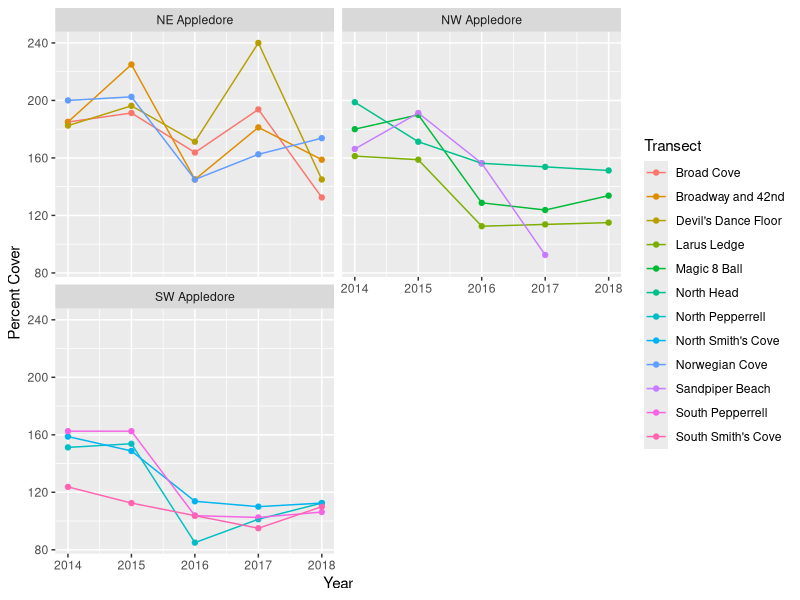
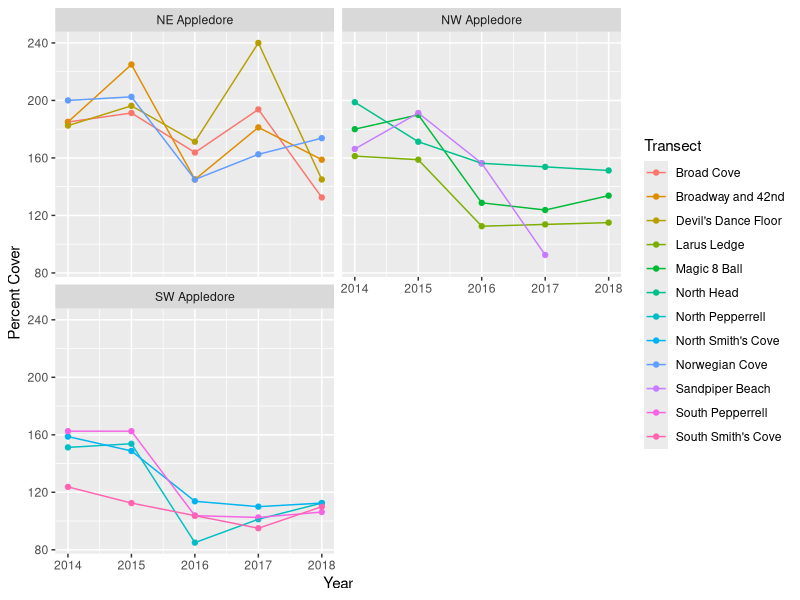
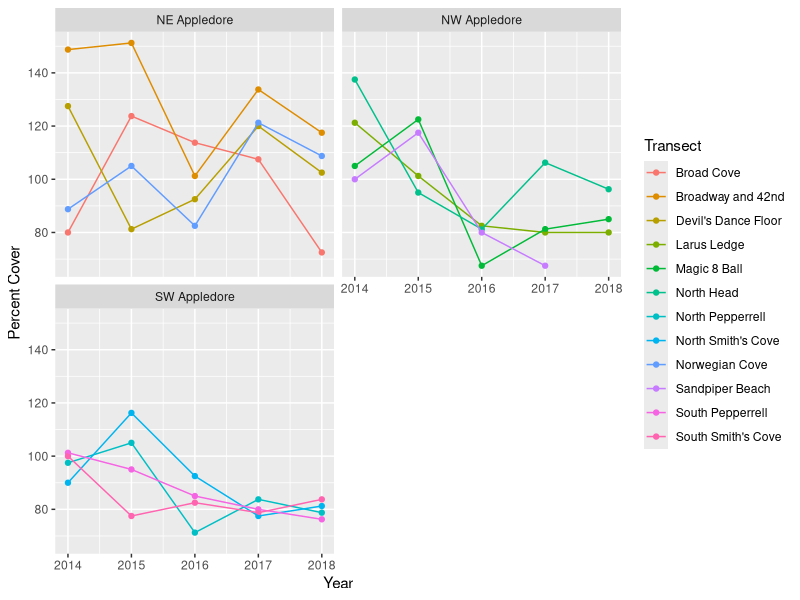
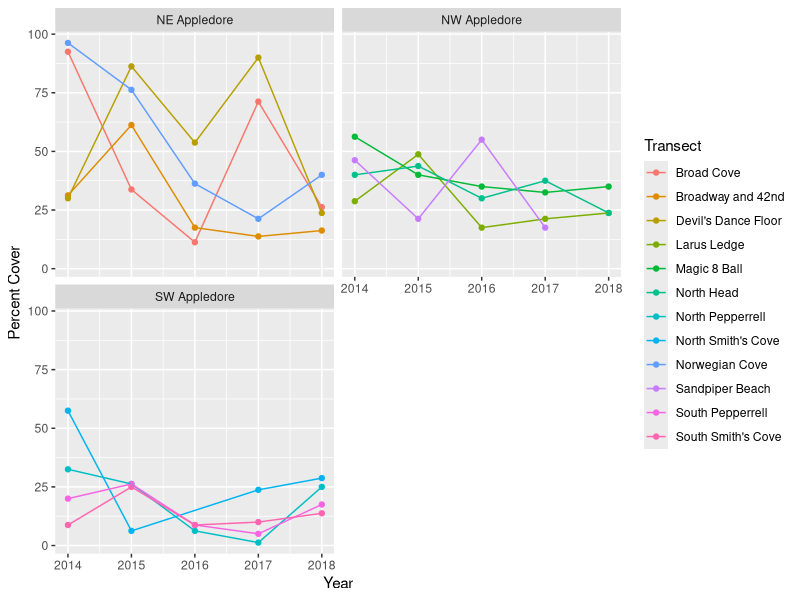
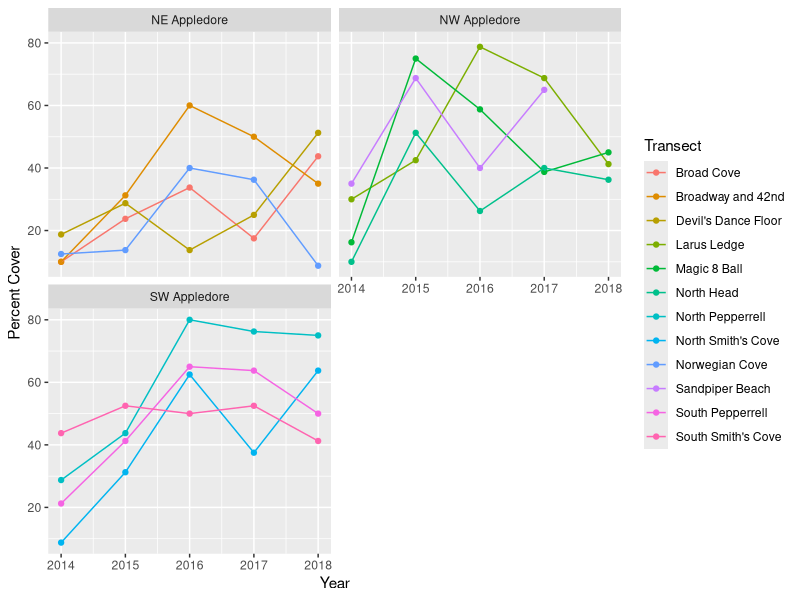
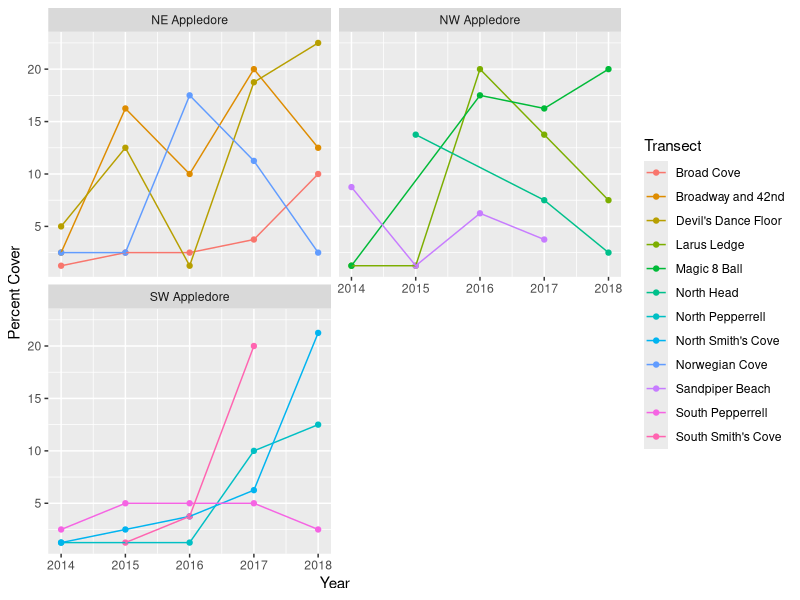
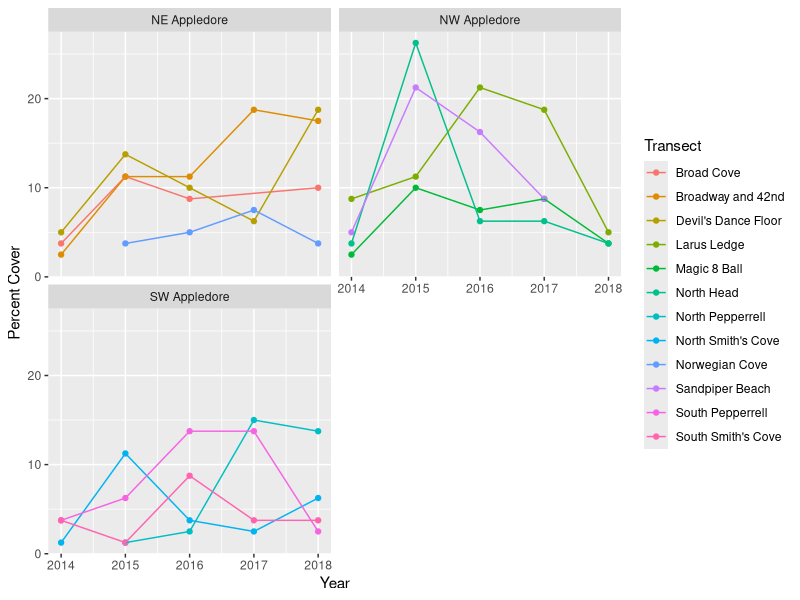
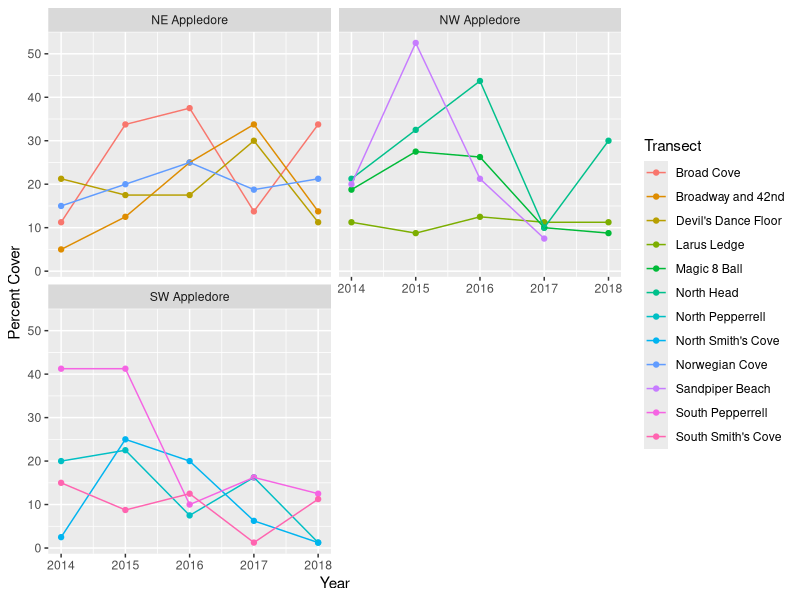

R code for these plots, in order:
## ---- chunk 1
knitr::opts_chunk$set(echo = TRUE, message = FALSE, warning = FALSE)
knitr::opts_knit$set(root.dir = here::here())

# algal cover
# invert cover
# red cover
# total mobiles in swath
## ---- chunk 2
library(dplyr)
library(readr)
library(purrr)
library(ggplot2)
library(broom)
library(lme4)
library(tidyr)

upc <- read_csv("data/keen/keen_cover.csv") %>%
  mutate(TRANSECT = gsub("^8 Ball", "Magic 8 Ball", TRANSECT)) %>%
  tidyr::drop_na(SPECIES) %>%
  tidyr::drop_na(SITE) %>%
  tidyr::drop_na(TRANSECT) %>%
  filter(TRANSECT != "NA") %>%
  filter(DIVISION.FAMILY != "Echinoderms") %>%
  filter(DIVISION.FAMILY != "Arthropods") %>%
  
  # filter(is.na(SIZE) | SIZE == "<10cm") %>%
  # filter(!(SP_CODE %in% c("CUFR", "CYLU",
  #                         "MYOC", "MYSC",
  #                         "ULSP", "TAAD"))) %>% #too few obs
  complete(YEAR, nesting(SITE, TRANSECT), SP_CODE,
           fill = list(PERCENT_COVER = 0)) %>% #because data is long
  group_by(SP_CODE) %>% #fix NAs creates
  mutate(SPECIES = na.omit(unique(SPECIES)),) %>%
  ungroup()

swath <- read_csv("data/keen/keen_swath.csv") %>%
  tidyr::drop_na(SPECIES) %>%
  filter(is.na(SIZE) | SIZE == "<10cm") %>%
  filter(!(SP_CODE %in% c("CUFR", "CYLU",
                          "MYOC", "MYSC",
                          "ULSP", "TAAD"))) %>% #too few obs
  complete(YEAR, nesting(SITE, 
           TRANSECT, SIDE, QUAD), SP_CODE,
           fill = list(COUNT = 0)) %>% #because data is long
  group_by(SP_CODE) %>% #fix NAs creates
  mutate(SPECIES = na.omit(unique(SPECIES)),
         COMMON.NAME = na.omit(unique(COMMON.NAME))) %>%
  ungroup()



fish <- read_csv("data/keen/keen_fish.csv") %>%
  tidyr::drop_na(SPECIES) %>%
  filter(FISH.SIZE != "YOY") %>%
  complete(YEAR, nesting(SITE, 
           TRANSECT, SIDE, QUAD, ), SP_CODE, 
           fill = list(COUNT = 0)) %>% #because data is long
  group_by(SP_CODE) %>% #fix NAs creates
  mutate(SPECIES = na.omit(unique(SPECIES)),
         COMMON.NAME = na.omit(unique(COMMON.NAME))) %>%
  ungroup()  %>%
  group_by(YEAR, SITE, TRANSECT) %>%
  summarize(COUNT = sum(COUNT, na.rm=T)) %>%
  ungroup()
## ---- chunk 3
group_sum <- . %>%
  group_by(YEAR, SITE, TRANSECT) %>%
  summarize(PERCENT_COVER = sum(PERCENT_COVER, na.rm=T)) %>%
  ungroup()

algae <- upc %>%
  filter(GROUP == "Algae") %>%
  group_sum

inverts <-  upc %>%
  filter(GROUP == "Invertebrate") %>%
  group_sum

reds <- upc %>%
  filter(COMMON.DIVISION.NAME == "Erect Red Algae") %>%
  group_sum %>%
  filter(PERCENT_COVER != 0) #weird error


browns <- upc %>%
  filter(COMMON.DIVISION.NAME == "Brown Algae") %>%
  group_sum %>%
  filter(PERCENT_COVER != 0) #weird error


bryo <- upc %>%
  filter(COMMON.DIVISION.NAME == "Bryozoans") %>%
  group_sum 


squirts <- upc %>%
  filter(COMMON.DIVISION.NAME == "Tunicates") %>%
  group_sum 

crusts <- upc %>%
  filter(COMMON.DIVISION.NAME == "Red Algal Crusts") %>%
  group_sum

#ok, mobiles from swath
group_sum_swath <- . %>%
  group_by(YEAR, SITE, TRANSECT) %>%
  summarize(COUNT = sum(COUNT, na.rm=T)) %>%
  ungroup()

crustaceans <- swath %>%
  filter(COMMON.DIVISION.NAME == "Crustaceans") %>%
  group_sum_swath

stars <- swath %>%
  filter(COMMON.DIVISION.NAME == "Sea Stars") %>%
  group_sum_swath


#fish
## ---- chunk 4
tseries_plot <- function(adf){
  
  ggplot(adf,
         aes(y = PERCENT_COVER, x = YEAR,
             color = TRANSECT)) +
    geom_point() +
    geom_line() +
    facet_wrap(~SITE, nrow = 2) +
    labs(color = "Transect", 
         y = "Percent Cover",  x = "Year")
}

tseries_fun <- function(adf){
  lmer(PERCENT_COVER ~ YEAR * SITE + (1|TRANSECT),
               data = adf)
  
}

generate_output <- function(adf){
 # cat(paste0("## ", adf$SP_CODE[1], " ", adf$SPECIES[1], "  \n<br>"))
    cat("\n\n")

  tseries_plot(adf) %>% print()

  if(sum(adf$PERCENT_COVER>3) > 2){
  tseries_fun(adf) %>%
    car::Anova(test.statistic  = "Chisq") %>%
    tidy() %>%
    knitr::kable(digits = 3) %>%
 #   kableExtra::kable_styling() %>%
   print
  }
  
}
## ---- chunk 5
generate_output(algae)
## ---- chunk 6
generate_output(algae)
## ---- chunk 7
generate_output(reds)
## ---- chunk 8
generate_output(browns)
## ---- chunk 9
generate_output(inverts)
## ---- chunk 10
generate_output(bryo)
## ---- chunk 11
generate_output(squirts)
## ---- chunk 12
generate_output(crusts)
## ---- chunk 13
tseries_plot_swath <- function(adf){
  
  ggplot(adf,
         aes(y = COUNT, x = YEAR,
             color = TRANSECT)) +
    geom_point() +
    geom_line() +
    facet_wrap(~SITE, nrow = 2) +
    labs(color = "Transect", 
         y = "Count",  x = "Year")
}

tseries_fun_swath <- function(adf){
  lmer(COUNT ~ YEAR * SITE + (1|TRANSECT),
               data = adf)
  
}

generate_output_swath <- function(adf){
 # cat(paste0("## ", adf$SP_CODE[1], " ", adf$SPECIES[1], "  \n<br>"))
  cat("\n\n")

  tseries_plot_swath(adf) %>% print()

  if(sum(adf$COUNT>3) > 2){
  tseries_fun_swath(adf) %>%
    car::Anova(test.statistic  = "Chisq") %>%
    tidy() %>%
    knitr::kable(digits = 3) %>%
   # kableExtra::kable_styling() %>%
    print
  }
  
}
## ---- chunk 14
generate_output_swath(crustaceans)
## ---- chunk 15
generate_output_swath(stars)
## ---- chunk 16
generate_output_swath(fish)
